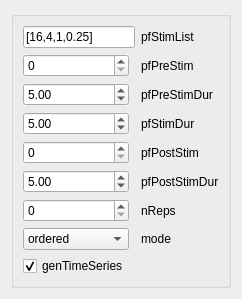
              <widget class="QWidget" name="tab_5">
               <attribute name="title">
                <string>pf</string>
               </attribute>
               <layout class="QGridLayout" name="gridLayout_11">
                <item row="0" column="0">
                 <widget class="QGroupBox" name="groupBox_11">
                  <property name="title">
                   <string/>
                  </property>
                  <layout class="QGridLayout" name="gridLayout_12">
                   <item row="6" column="2">
                    <widget class="QLabel" name="label_159">
                     <property name="text">
                      <string>nReps</string>
                     </property>
                    </widget>
                   </item>
                   <item row="9" column="2">
                    <widget class="QLabel" name="label_160">
                     <property name="text">
                      <string>mode</string>
                     </property>
                    </widget>
                   </item>
                   <item row="3" column="2">
                    <widget class="QLabel" name="pfStimDur_2">
                     <property name="text">
                      <string>pfStimDur</string>
                     </property>
                    </widget>
                   </item>
                   <item row="2" column="0">
                    <widget class="QDoubleSpinBox" name="pfPreStimDur">
                     <property name="maximum">
                      <double>999.000000000000000</double>
                     </property>
                     <property name="value">
                      <double>5.000000000000000</double>
                     </property>
                    </widget>
                   </item>
                   <item row="6" column="0">
                    <widget class="QSpinBox" name="pfNReps">
                     <property name="maximum">
                      <number>999</number>
                     </property>
                    </widget>
                   </item>
                   <item row="3" column="0">
                    <widget class="QDoubleSpinBox" name="pfStimDur">
                     <property name="maximum">
                      <double>9999.000000000000000</double>
                     </property>
                     <property name="value">
                      <double>5.000000000000000</double>
                     </property>
                    </widget>
                   </item>
                   <item row="5" column="0">
                    <widget class="QDoubleSpinBox" name="pfPostStimDur">
                     <property name="maximum">
                      <double>999.000000000000000</double>
                     </property>
                     <property name="value">
                      <double>5.000000000000000</double>
                     </property>
                    </widget>
                   </item>
                   <item row="2" column="2">
                    <widget class="QLabel" name="label_28">
                     <property name="text">
                      <string>pfPreStimDur</string>
                     </property>
                    </widget>
                   </item>
                   <item row="1" column="2">
                    <widget class="QLabel" name="label_27">
                     <property name="text">
                      <string>pfPreStim</string>
                     </property>
                    </widget>
                   </item>
                   <item row="5" column="2">
                    <widget class="QLabel" name="label_30">
                     <property name="text">
                      <string>pfPostStimDur</string>
                     </property>
                    </widget>
                   </item>
                   <item row="4" column="2">
                    <widget class="QLabel" name="label_29">
                     <property name="text">
                      <string>pfPostStim</string>
                     </property>
                    </widget>
                   </item>
                   <item row="0" column="2">
                    <widget class="QLabel" name="label_26">
                     <property name="text">
                      <string>pfStimList</string>
                     </property>
                    </widget>
                   </item>
                   <item row="1" column="0">
                    <widget class="QSpinBox" name="pfPreStim">
                     <property name="maximum">
                      <number>999</number>
                     </property>
                    </widget>
                   </item>
                   <item row="9" column="0">
                    <widget class="QComboBox" name="pfMode">
                     <item>
                      <property name="text">
                       <string>ordered</string>
                      </property>
                     </item>
                     <item>
                      <property name="text">
                       <string>randomRep</string>
                      </property>
                     </item>
                    </widget>
                   </item>
                   <item row="4" column="0">
                    <widget class="QSpinBox" name="pfPostStim">
                     <property name="maximum">
                      <number>999</number>
                     </property>
                    </widget>
                   </item>
                   <item row="0" column="0" colspan="2">
                    <widget class="QLineEdit" name="pfStimList">
                     <property name="toolTip">
                      <string>&lt;html&gt;&lt;head/&gt;&lt;body&gt;&lt;p&gt;Add &lt;span style=&quot; font-weight:600;&quot;&gt;4 &lt;/span&gt;items&lt;/p&gt;&lt;p&gt;[0, 0, 0, 0]&lt;/p&gt;&lt;/body&gt;&lt;/html&gt;</string>
                     </property>
                     <property name="text">
                      <string>[16,4,1,0.25]</string>
                     </property>
                    </widget>
                   </item>
                   <item row="10" column="0">
                    <widget class="QCheckBox" name="pfGenTimeSeries">
                     <property name="text">
                      <string>genTimeSeries</string>
                     </property>
                     <property name="checked">
                      <bool>true</bool>
                     </property>
                    </widget>
                   </item>
                  </layout>
                 </widget>
                </item>
               </layout>
              </widget>
